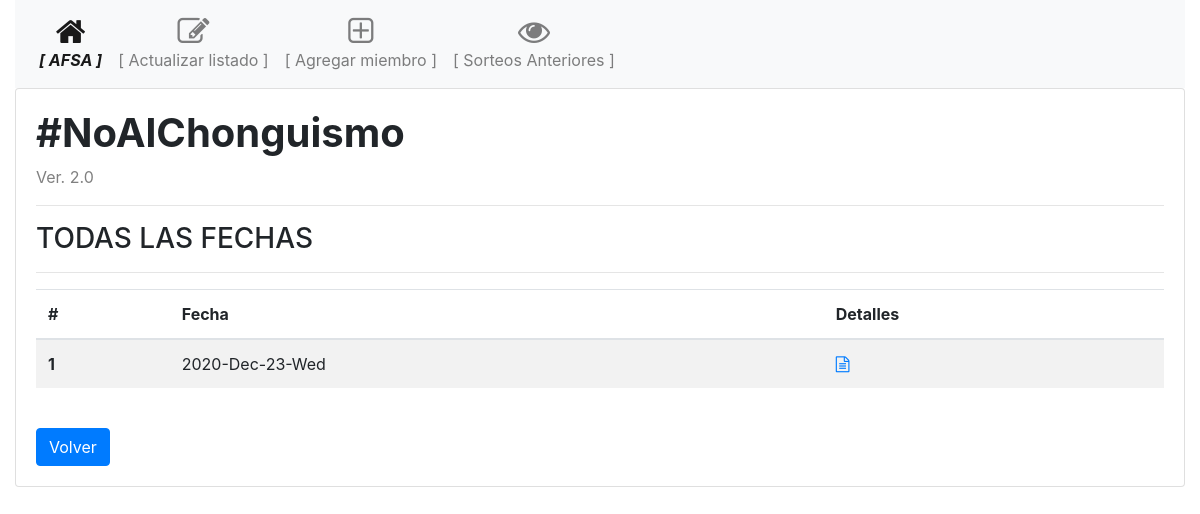
The app's page /historico, older data.
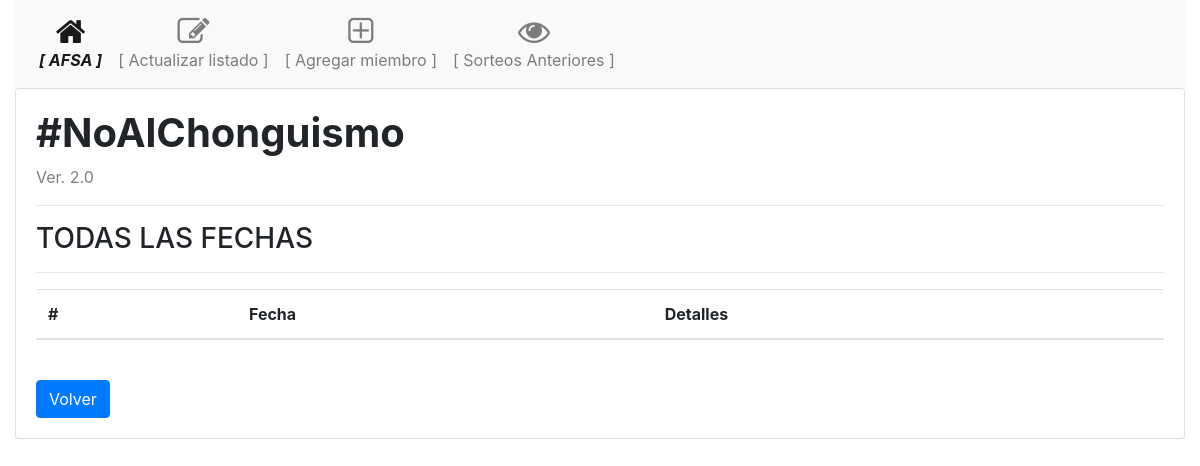
The same page, newer data.
### models.py (models this page shows, shortened)
class Equipos(db.Model):
    id = db.Column(db.Integer, primary_key=True)
    nombre = db.Column(db.String(100), nullable=False)
    listado = db.Column(db.String(150), nullable=False)
    date = db.Column(db.Date, nullable=False)

### routes.py (the view)
@app.route('/historico', methods=['GET', 'POST'])
def historico():
    equipos = Equipos.query.all()
    return render_template('historico.html', equipos=equipos)

### templates/historico.html
{% extends "base.html" %}
{% block main %}
    <h3>TODAS LAS FECHAS</h3>
    <hr>
    <div class="d-flex flex-row d-flex align-items-center">
        <table class="table table-striped">
            <thead>
                <tr>
                  <th scope="col">#</th>
                  <th scope="col">Fecha</th>
                  <th scope="col">Detalles</th>
                </tr>
            </thead>
            <tbody>
                {% for equipo in equipos %}
                <tr>
                    <th scope="row">{{ equipo.id }}</th>
                    <td>{{ equipo.nombre }}</td>
                    <td class="align-self-end">
                        <a href="{{ url_for('detalles', equipos_id=equipo.id) }}">
                            <i class="fa fa-file-text-o"></i>
                        </a>
                    </td>
                </tr>
                {% endfor %}
            </tbody>
        </table>
    </div>
    <br>
    <div>
        <a href="{{ url_for('index') }}" class="btn btn-primary">Volver</a>
    </div>
{% endblock main %}

### templates/base.html (shortened to what this page needs)
<!doctype html>
<html lang="en">
  <head>
    <link rel="stylesheet" href="https://stackpath.bootstrapcdn.com/bootstrap/4.5.0/css/bootstrap.min.css">
    <link rel="stylesheet" href="https://maxcdn.bootstrapcdn.com/font-awesome/4.4.0/css/font-awesome.min.css">
  </head>
  <body>
    <div class="container-fluid">
      <nav class="navbar navbar-expand navbar-light bg-light">
        <ul class="navbar-nav text-center">
          <li class="nav-item active">
              <a href="{{ url_for('index') }}" class="nav-link d-flex flex-column">
              <i class="fa fa-home fa-2x"></i>
              <span class="d-none d-sm-inline"><i><strong>[ AFSA ]</strong></i></span></a>
          </li>
          <li class="nav-item"><a href="{{ url_for('update') }}" class="nav-link d-flex flex-column"><i
                class="fa fa-pencil-square-o fa-2x"></i>
              <span class="d-none d-sm-inline">[ Actualizar listado ]</span></a></li>
          <li class="nav-item"><a href="{{ url_for('add') }}" class="nav-link d-flex flex-column"><i
                class="fa fa-plus-square-o fa-2x"></i>
              <span class="d-none d-sm-inline">[ Agregar miembro ]</span></a></li>
          <li class="nav-item"><a href="{{ url_for('historico') }}" class="nav-link d-flex flex-column"><i
                class="fa fa fa-eye fa-2x"></i>
              <span class="d-none d-sm-inline">[ Sorteos Anteriores ]</span></a></li>
        </ul>
      </nav>
      <div>
        <div class="card">
          <div class="card-body">
            <h1><strong>#NoAlChonguismo</strong></h1>
            <span style="color: grey">Ver. 2.0</span>
            <hr>
            {% block main %}{% endblock %}
          </div>
        </div>
      </div>
    </div>
  </body>
</html>

Row changes from the older to the newer data that the page shows:
removed Equipos: id "1", nombre "2020-Dec-23-Wed"
